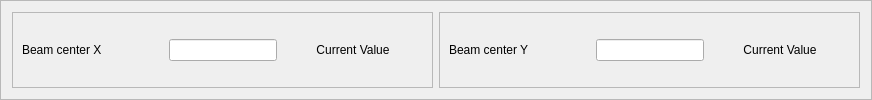
        <widget class="QFrame" name="frame_3">
         <property name="frameShape">
          <enum>QFrame::StyledPanel</enum>
         </property>
         <property name="frameShadow">
          <enum>QFrame::Raised</enum>
         </property>
         <layout class="QHBoxLayout" name="horizontalLayout_8" stretch="1,1">
          <item>
           <widget class="QFrame" name="frame_2">
            <property name="frameShape">
             <enum>QFrame::StyledPanel</enum>
            </property>
            <property name="frameShadow">
             <enum>QFrame::Raised</enum>
            </property>
            <layout class="QHBoxLayout" name="horizontalLayout_3">
             <item>
              <widget class="QLabel" name="label_3">
               <property name="sizePolicy">
                <sizepolicy hsizetype="Fixed" vsizetype="Preferred">
                 <horstretch>0</horstretch>
                 <verstretch>0</verstretch>
                </sizepolicy>
               </property>
               <property name="minimumSize">
                <size>
                 <width>141</width>
                 <height>0</height>
                </size>
               </property>
               <property name="maximumSize">
                <size>
                 <width>141</width>
                 <height>16777215</height>
                </size>
               </property>
               <property name="text">
                <string>Beam center X</string>
               </property>
              </widget>
             </item>
             <item>
              <widget class="QLineEdit" name="LE_beam_center_x"/>
             </item>
             <item>
              <widget class="QLabel" name="L_beam_center_x">
               <property name="sizePolicy">
                <sizepolicy hsizetype="Fixed" vsizetype="Preferred">
                 <horstretch>0</horstretch>
                 <verstretch>0</verstretch>
                </sizepolicy>
               </property>
               <property name="minimumSize">
                <size>
                 <width>140</width>
                 <height>0</height>
                </size>
               </property>
               <property name="maximumSize">
                <size>
                 <width>140</width>
                 <height>16777215</height>
                </size>
               </property>
               <property name="text">
                <string>Current Value</string>
               </property>
               <property name="alignment">
                <set>Qt::AlignCenter</set>
               </property>
              </widget>
             </item>
            </layout>
           </widget>
          </item>
          <item>
           <widget class="QFrame" name="frame_4">
            <property name="frameShape">
             <enum>QFrame::StyledPanel</enum>
            </property>
            <property name="frameShadow">
             <enum>QFrame::Raised</enum>
            </property>
            <layout class="QHBoxLayout" name="horizontalLayout_4">
             <item>
              <widget class="QLabel" name="label_6">
               <property name="sizePolicy">
                <sizepolicy hsizetype="Fixed" vsizetype="Preferred">
                 <horstretch>0</horstretch>
                 <verstretch>0</verstretch>
                </sizepolicy>
               </property>
               <property name="minimumSize">
                <size>
                 <width>141</width>
                 <height>0</height>
                </size>
               </property>
               <property name="maximumSize">
                <size>
                 <width>141</width>
                 <height>16777215</height>
                </size>
               </property>
               <property name="text">
                <string>Beam center Y</string>
               </property>
              </widget>
             </item>
             <item>
              <widget class="QLineEdit" name="LE_beam_center_y"/>
             </item>
             <item>
              <widget class="QLabel" name="L_beam_center_y">
               <property name="sizePolicy">
                <sizepolicy hsizetype="Fixed" vsizetype="Preferred">
                 <horstretch>0</horstretch>
                 <verstretch>0</verstretch>
                </sizepolicy>
               </property>
               <property name="minimumSize">
                <size>
                 <width>140</width>
                 <height>0</height>
                </size>
               </property>
               <property name="maximumSize">
                <size>
                 <width>140</width>
                 <height>16777215</height>
                </size>
               </property>
               <property name="text">
                <string>Current Value</string>
               </property>
               <property name="alignment">
                <set>Qt::AlignCenter</set>
               </property>
              </widget>
             </item>
            </layout>
           </widget>
          </item>
         </layout>
        </widget>
